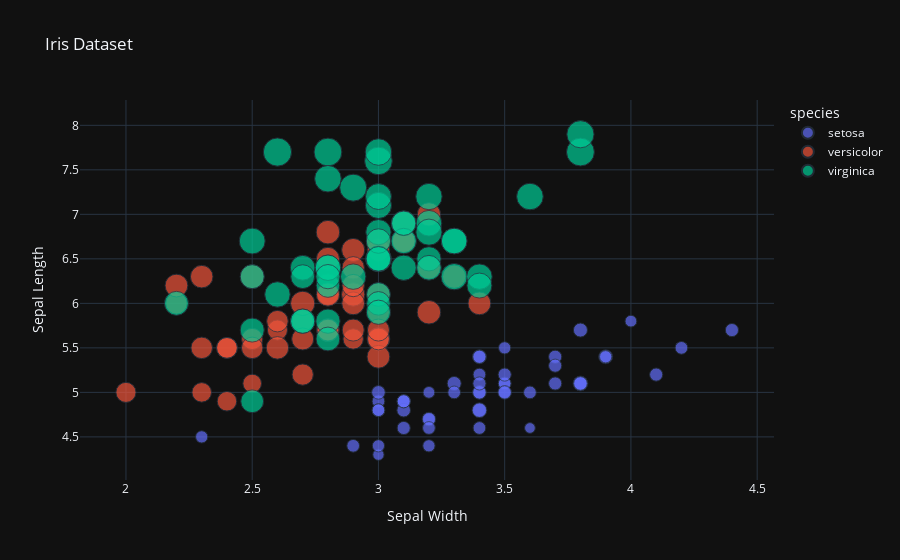

This figure's notebook cell:
### Markdown cell above
#### Creating Interactive Scatter Plot:

### Code cell
import plotly.express as px
import plotly.io as pio

# Example data
data = px.data.iris()

# Creating an interactive scatter plot
fig = px.scatter(data, x='sepal_width', y='sepal_length', color='species', size='petal_length', title='Iris Dataset')

# Customizing interactive features
fig.update_layout(
    xaxis=dict(title='Sepal Width'),
    yaxis=dict(title='Sepal Length'),
    hovermode='closest',  # Display closest data point on hover
    template='plotly_dark'  # Dark theme for better visualization
)

# Show the plot
pio.show(fig)

### Figure 1 — Plotly figure (JSON) as saved in the notebook; plotly's stock layout.template omitted (floating-point values rounded to 4 significant figures)
{"data": [{"hovertemplate": "species=setosa<br>sepal_width=%{x}<br>sepal_length=%{y}<br>petal_length=%{marker.size}<extra></extra>", "legendgroup": "setosa", "marker": {"color": "#636efa", "size": [1.4, 1.4, 1.3, 1.5, 1.4, 1.7, 1.4, 1.5, 1.4, 1.5, 1.5, 1.6, 1.4, 1.1, 1.2, 1.5, 1.3, 1.4, 1.7, 1.5, 1.7, 1.5, 1, 1.7, 1.9, 1.6, 1.6, 1.5, 1.4, 1.6, 1.6, 1.5, 1.5, 1.4, 1.5, 1.2, 1.3, 1.5, 1.3, 1.5, 1.3, 1.3, 1.3, 1.6, 1.9, 1.4, 1.6, 1.4, 1.5, 1.4], "sizemode": "area", "sizeref": 0.01725, "symbol": "circle"}, "mode": "markers", "name": "setosa", "orientation": "v", "showlegend": true, "x": [3.5, 3, 3.2, 3.1, 3.6, 3.9, 3.4, 3.4, 2.9, 3.1, 3.7, 3.4, 3, 3, 4, 4.4, 3.9, 3.5, 3.8, 3.8, 3.4, 3.7, 3.6, 3.3, 3.4, 3, 3.4, 3.5, 3.4, 3.2, 3.1, 3.4, 4.1, 4.2, 3.1, 3.2, 3.5, 3.1, 3, 3.4, 3.5, 2.3, 3.2, 3.5, 3.8, 3, 3.8, 3.2, 3.7, 3.3], "xaxis": "x", "y": [5.1, 4.9, 4.7, 4.6, 5, 5.4, 4.6, 5, 4.4, 4.9, 5.4, 4.8, 4.8, 4.3, 5.8, 5.7, 5.4, 5.1, 5.7, 5.1, 5.4, 5.1, 4.6, 5.1, 4.8, 5, 5, 5.2, 5.2, 4.7, 4.8, 5.4, 5.2, 5.5, 4.9, 5, 5.5, 4.9, 4.4, 5.1, 5, 4.5, 4.4, 5, 5.1, 4.8, 5.1, 4.6, 5.3, 5], "yaxis": "y", "type": "scatter"}, {"hovertemplate": "species=versicolor<br>sepal_width=%{x}<br>sepal_length=%{y}<br>petal_length=%{marker.size}<extra></extra>", "legendgroup": "versicolor", "marker": {"color": "#EF553B", "size": [4.7, 4.5, 4.9, 4, 4.6, 4.5, 4.7, 3.3, 4.6, 3.9, 3.5, 4.2, 4, 4.7, 3.6, 4.4, 4.5, 4.1, 4.5, 3.9, 4.8, 4, 4.9, 4.7, 4.3, 4.4, 4.8, 5, 4.5, 3.5, 3.8, 3.7, 3.9, 5.1, 4.5, 4.5, 4.7, 4.4, 4.1, 4, 4.4, 4.6, 4, 3.3, 4.2, 4.2, 4.2, 4.3, 3, 4.1], "sizemode": "area", "sizeref": 0.01725, "symbol": "circle"}, "mode": "markers", "name": "versicolor", "orientation": "v", "showlegend": true, "x": [3.2, 3.2, 3.1, 2.3, 2.8, 2.8, 3.3, 2.4, 2.9, 2.7, 2, 3, 2.2, 2.9, 2.9, 3.1, 3, 2.7, 2.2, 2.5, 3.2, 2.8, 2.5, 2.8, 2.9, 3, 2.8, 3, 2.9, 2.6, 2.4, 2.4, 2.7, 2.7, 3, 3.4, 3.1, 2.3, 3, 2.5, 2.6, 3, 2.6, 2.3, 2.7, 3, 2.9, 2.9, 2.5, 2.8], "xaxis": "x", "y": [7, 6.4, 6.9, 5.5, 6.5, 5.7, 6.3, 4.9, 6.6, 5.2, 5, 5.9, 6, 6.1, 5.6, 6.7, 5.6, 5.8, 6.2, 5.6, 5.9, 6.1, 6.3, 6.1, 6.4, 6.6, 6.8, 6.7, 6, 5.7, 5.5, 5.5, 5.8, 6, 5.4, 6, 6.7, 6.3, 5.6, 5.5, 5.5, 6.1, 5.8, 5, 5.6, 5.7, 5.7, 6.2, 5.1, 5.7], "yaxis": "y", "type": "scatter"}, {"hovertemplate": "species=virginica<br>sepal_width=%{x}<br>sepal_length=%{y}<br>petal_length=%{marker.size}<extra></extra>", "legendgroup": "virginica", "marker": {"color": "#00cc96", "size": [6, 5.1, 5.9, 5.6, 5.8, 6.6, 4.5, 6.3, 5.8, 6.1, 5.1, 5.3, 5.5, 5, 5.1, 5.3, 5.5, 6.7, 6.9, 5, 5.7, 4.9, 6.7, 4.9, 5.7, 6, 4.8, 4.9, 5.6, 5.8, 6.1, 6.4, 5.6, 5.1, 5.6, 6.1, 5.6, 5.5, 4.8, 5.4, 5.6, 5.1, 5.1, 5.9, 5.7, 5.2, 5, 5.2, 5.4, 5.1], "sizemode": "area", "sizeref": 0.01725, "symbol": "circle"}, "mode": "markers", "name": "virginica", "orientation": "v", "showlegend": true, "x": [3.3, 2.7, 3, 2.9, 3, 3, 2.5, 2.9, 2.5, 3.6, 3.2, 2.7, 3, 2.5, 2.8, 3.2, 3, 3.8, 2.6, 2.2, 3.2, 2.8, 2.8, 2.7, 3.3, 3.2, 2.8, 3, 2.8, 3, 2.8, 3.8, 2.8, 2.8, 2.6, 3, 3.4, 3.1, 3, 3.1, 3.1, 3.1, 2.7, 3.2, 3.3, 3, 2.5, 3, 3.4, 3], "xaxis": "x", "y": [6.3, 5.8, 7.1, 6.3, 6.5, 7.6, 4.9, 7.3, 6.7, 7.2, 6.5, 6.4, 6.8, 5.7, 5.8, 6.4, 6.5, 7.7, 7.7, 6, 6.9, 5.6, 7.7, 6.3, 6.7, 7.2, 6.2, 6.1, 6.4, 7.2, 7.4, 7.9, 6.4, 6.3, 6.1, 7.7, 6.3, 6.4, 6, 6.9, 6.7, 6.9, 5.8, 6.8, 6.7, 6.7, 6.3, 6.5, 6.2, 5.9], "yaxis": "y", "type": "scatter"}], "layout": {"xaxis": {"anchor": "y", "domain": [0, 1], "title": {"text": "Sepal Width"}}, "yaxis": {"anchor": "x", "domain": [0, 1], "title": {"text": "Sepal Length"}}, "legend": {"title": {"text": "species"}, "tracegroupgap": 0, "itemsizing": "constant"}, "title": {"text": "Iris Dataset"}, "hovermode": "closest"}}
